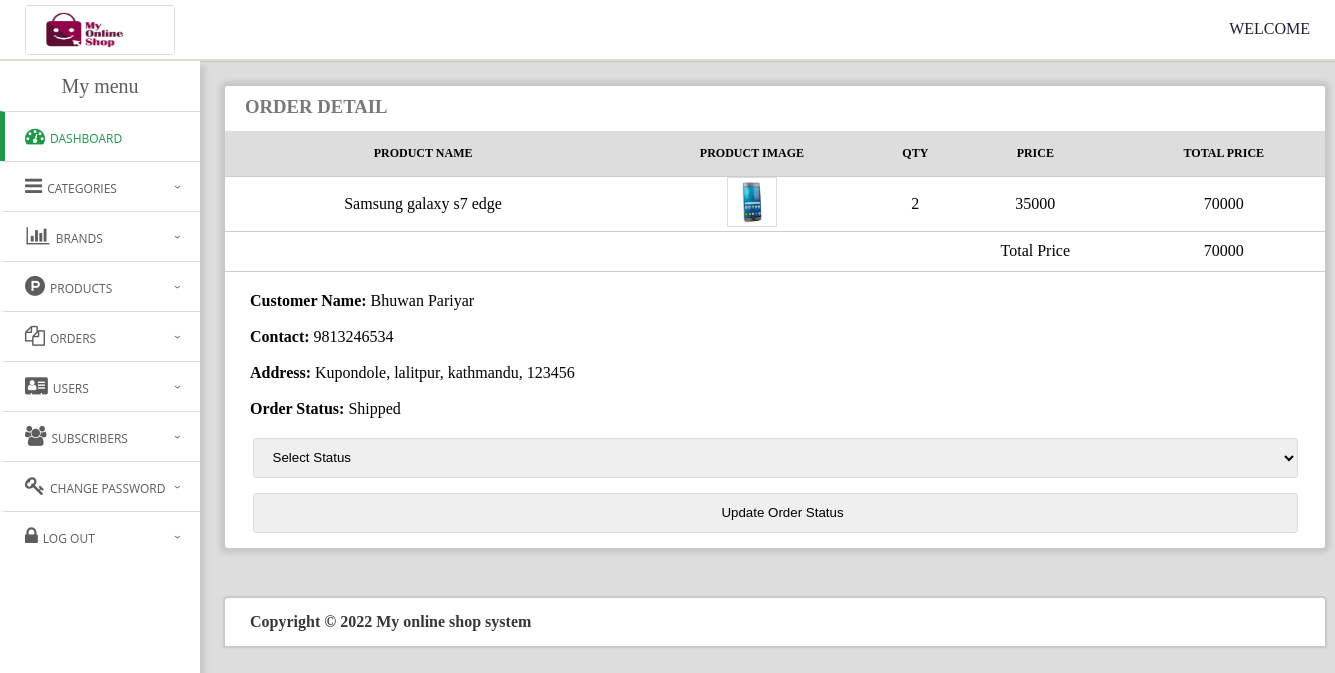
/admin/order_detail.php?id=1, run on the app's committed database.
### tables this page shows
CREATE TABLE `orders` (
  `order_id` int(11) NOT NULL,
  `user_id` int(11) NOT NULL,
  `product_id` int(11) NOT NULL,
  `qty` int(11) NOT NULL,
  `trx_id` varchar(255) NOT NULL,
  `p_type` varchar(255) NOT NULL,
  `p_status` varchar(20) NOT NULL,
  `o_status` int(11) NOT NULL,
  `added_on` datetime NOT NULL
);

CREATE TABLE `products` (
  `product_id` int(100) NOT NULL,
  `product_cat` int(100) NOT NULL,
  `product_brand` int(100) NOT NULL,
  `product_title` varchar(255) NOT NULL,
  `product_price` int(100) NOT NULL,
  `product_desc` text NOT NULL,
  `product_image` text NOT NULL,
  `product_keywords` text NOT NULL
);

CREATE TABLE `orders_info` (
  `order_id` int(10) NOT NULL,
  `user_id` int(11) NOT NULL,
  `f_name` varchar(255) NOT NULL,
  `email` varchar(255) NOT NULL,
  `address` varchar(255) NOT NULL,
  `city` varchar(255) NOT NULL,
  `state` varchar(255) NOT NULL,
  `zip` int(10) NOT NULL,
  `cardname` varchar(255) NOT NULL,
  `cardnumber` varchar(20) NOT NULL,
  `expdate` varchar(255) NOT NULL,
  `prod_count` int(15) DEFAULT NULL,
  `total_amt` int(15) DEFAULT NULL,
  `cvv` int(5) NOT NULL
);

CREATE TABLE `user_info` (
  `user_id` int(10) NOT NULL,
  `first_name` varchar(100) NOT NULL,
  `last_name` varchar(100) NOT NULL,
  `email` varchar(300) NOT NULL,
  `password` varchar(300) NOT NULL,
  `mobile` varchar(10) NOT NULL,
  `address1` varchar(300) NOT NULL,
  `address2` varchar(11) NOT NULL
);

CREATE TABLE `order_status` (
  `id` int(11) NOT NULL,
  `name` varchar(255) NOT NULL
);

### admin/order_detail.php (the view, shortened to what this page needs)
<?php
    include "ad-header.php";
    include "../db.php";
        $order_id = mysqli_real_escape_string($con, $_GET['id']);
?>
<div class="product-list">
    <div class="list-header">
        <h3>Order detail</h3>
    </div>
    <table class="plist">
        <thead class="heading">
            <tr>
                <th>Product name</th>
                <th>Product image</th>
                <th>Qty</th>
                <th>Price</th>
                <th>Total price</th>
            </tr>
        </thead>
        <tbody class="body">
            <?php
                $res = mysqli_query($con,"SELECT distinct(`orders`.order_id)
                ,products.product_title as pro_title,products.product_image as pro_image, products.product_price as pro_price,order_products.qty as pro_qty, order_products.amt as pro_amt from `orders`,products,order_products
                where `order_products`.order_id='$order_id' and orders.product_id=products.product_id and order_products.order_id=orders.order_id");
                $total_price = 0;
                while($data = mysqli_fetch_assoc($res))
                {
                    $total_price = $total_price+($data['pro_qty']*$data['pro_price']);
                ?>
                <tr>
                    <td><?php echo $data["pro_title"];?></td>
                    <td><?php echo "<img src='../product_images/".$data['pro_image']."'>";?></td>
                    <td><?php echo $data["pro_qty"];?></td>
                    <td><?php echo $data["pro_price"];?></td>
                    <td><?php echo $data["pro_amt"]; ?></td>
                </tr>
                <?php } ?>
                <tr>
                    <td></td>
                    <td></td>
                    <td></td>
                    <td>Total Price</td>
                    <td><?php echo $total_price;?></td>
                </tr>
        </tbody>
    </table>
    <div id="address_details">
        <?php
        $sql = mysqli_query($con,"select orders_info.*,order_status.name,user_info.mobile from orders_info,order_status,orders,user_info where orders_info.order_id=$order_id and order_status.id=orders.o_status and orders.order_id=orders_info.order_id and orders_info.user_id=user_info.user_id");
        while($row = mysqli_fetch_assoc($sql)){?>
            <strong>Customer Name:</strong>
            <?php echo $row['cardname']?><br><br>
            <strong>Contact:</strong>
            <?php echo $row['mobile']?><br><br>
            <strong>Address:</strong>
            <?php echo $row['address'] ?>, <?php echo $row['city'] ?>, <?php echo $row['state'] ?>, <?php echo $row['zip'] ?><br><br>
            <strong>Order Status:</strong>
            <?php echo $row['name']?>
        <?php } ?>
        <div>
            <form action="" method="post">
                <select name="update_order_status" class="form-status">
                    <option value="">Select Status</option>
                </select>
                <input type="submit" class="form-status" value="Update Order Status">
            </form>
        </div>
    </div>
</div>
<?php
    include "footer.php";
?>

### admin/css/style.css (style rules this page uses)
* { margin: 0; padding: 0; box-sizing: border-box; }
body { background: #ddd; margin: 0; padding: 0; }
h3 { color: rgb(121, 120, 120); padding: 10px 0px 15px 20px; text-transform: uppercase; }
img, embed { border: 1px solid #ddd; height: 400px; width: 100%; }
.product-list { width: 1100px; height: auto; background: #fff; border-radius: 3px 3px 3px 3px; margin-left: 225px; margin-top: 25px; border: none; box-shadow: 0px 0px 5px 5px rgba(0,0,0,0.1); }
.list-header { width: 100%; height: 45px; background: #fff; border-radius: 3px 3px 0px 0px; color: #ddd; }
.heading { background: #ddd; width: 100%; height: 45px; border: none; outline: none; border-bottom: 1px solid #ccc; }
.body { text-align: center; }
table { width: 100%; border-collapse: collapse; border-radius: 5px; margin-bottom: 20px; }
tr { border-bottom: 1px solid #ccc; height: 40px; }
th { background-color: #ddd; text-transform: uppercase; font-size: 12px; }
.product-list table tbody tr td img { width: 50px; height: 50px; }
form { width: 95%; margin: 20px auto; }
strong { margin-left: 25px; }
.form-status { width: 100%; height: 40px; border-radius: 3px; margin-bottom: 15px; outline: none; border: 1px solid #ddd; padding-left: 15px; }

### data on the page
orders: product.product_title "Samsung galaxy s7 edge", product.product_image (picture), pro_qty "2", product.product_price "35000", pro_amt "70000"
orders_info: cardname "Bhuwan Pariyar", user.mobile "9813246534", address "Kupondole", city "lalitpur", state "kathmandu", zip "123456", order_status.name "Shipped"

### other printed values
$total_price "70000"
